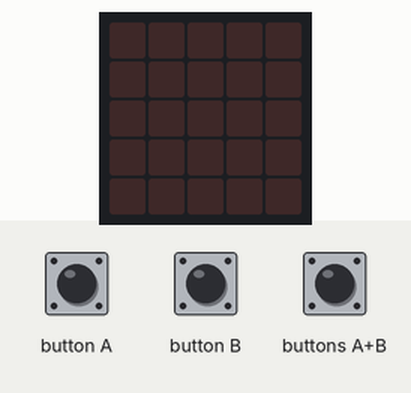
Recording of a program running on a simulated BBC micro:bit (MakeCode). On the bench: the board's 5×5 LED display. Inputs (shaded band) come from the test bench.

Above: at 1.2 s.
1.3 s: button A pressed for 0.15 s
At 1.65 s:
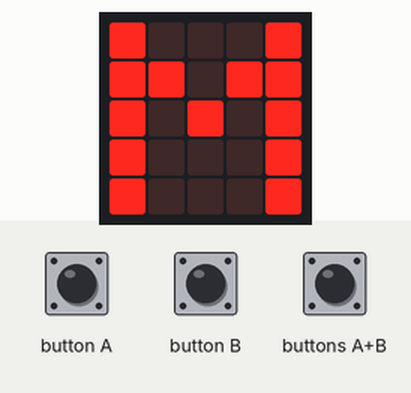
At 2.05 s:
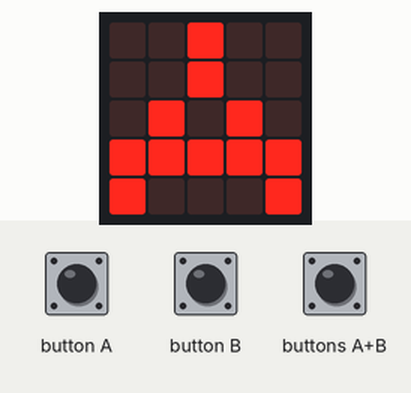
4.3 s: button B pressed for 0.15 s
At 11.3 s:
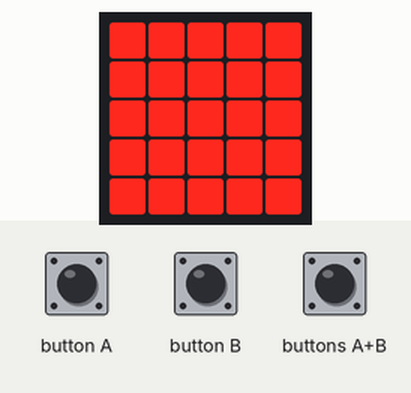
Timing chart, 0 to 12.8 s (numbered marks = the images above; inputs shaded):
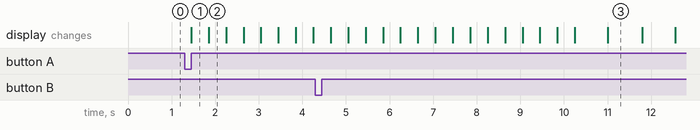

Measured:
- after the input at 1.3 s, the display: changes after 0.15 s (image 1)
- after the input at 4.3 s, the display: first differs from a run without the input after 5.6 s (image 3)
- what the display in image 1 shows lasts 0.4 s, from 1.5 s to 1.9 s

The program:

main.ts
```typescript
input.onButtonPressed(Button.A, function () {
    for (let index = 0; index < 5; index++) {
        basic.showLeds(`
            # . . . #
            # # . # #
            # . # . #
            # . . . #
            # . . . #
            `)
        basic.showLeds(`
            . . # . .
            . . # . .
            . # . # .
            # # # # #
            # . . . #
            `)
        basic.showLeds(`
            . # . . .
            . # . . .
            . # . . .
            . # . . .
            . # # # #
            `)
        basic.showLeds(`
            . . # . .
            . . # . .
            . . # . .
            . . . . .
            . . # . .
            `)
    }
    basic.showLeds(`
        . . . . .
        . . . . .
        . . . . .
        . . . . .
        . . . . .
        `)
})
input.onButtonPressed(Button.AB, function () {
    basic.showString("jeg gjordet det helt selv")
})
input.onButtonPressed(Button.B, function () {
    for (let index = 0; index < 5; index++) {
        basic.showLeds(`
            # # # # #
            # # # # #
            # # # # #
            # # # # #
            # # # # #
            `)
        basic.showNumber(7)
        basic.showLeds(`
            # # # # #
            # # # # #
            # # # # #
            # # # # #
            # # # # #
            `)
    }
    for (let index = 0; index < 2; index++) {
        basic.showIcon(IconNames.Happy)
        basic.showIcon(IconNames.Asleep)
    }
    basic.showLeds(`
        . . . . .
        . . . . .
        . . . . .
        . . . . .
        . . . . .
        `)
})
```

test.ts
```typescript
// testene settes inn her; disse vil ikke kompilert så lenge denne pakken blir brukt som en utvidelse.
```
